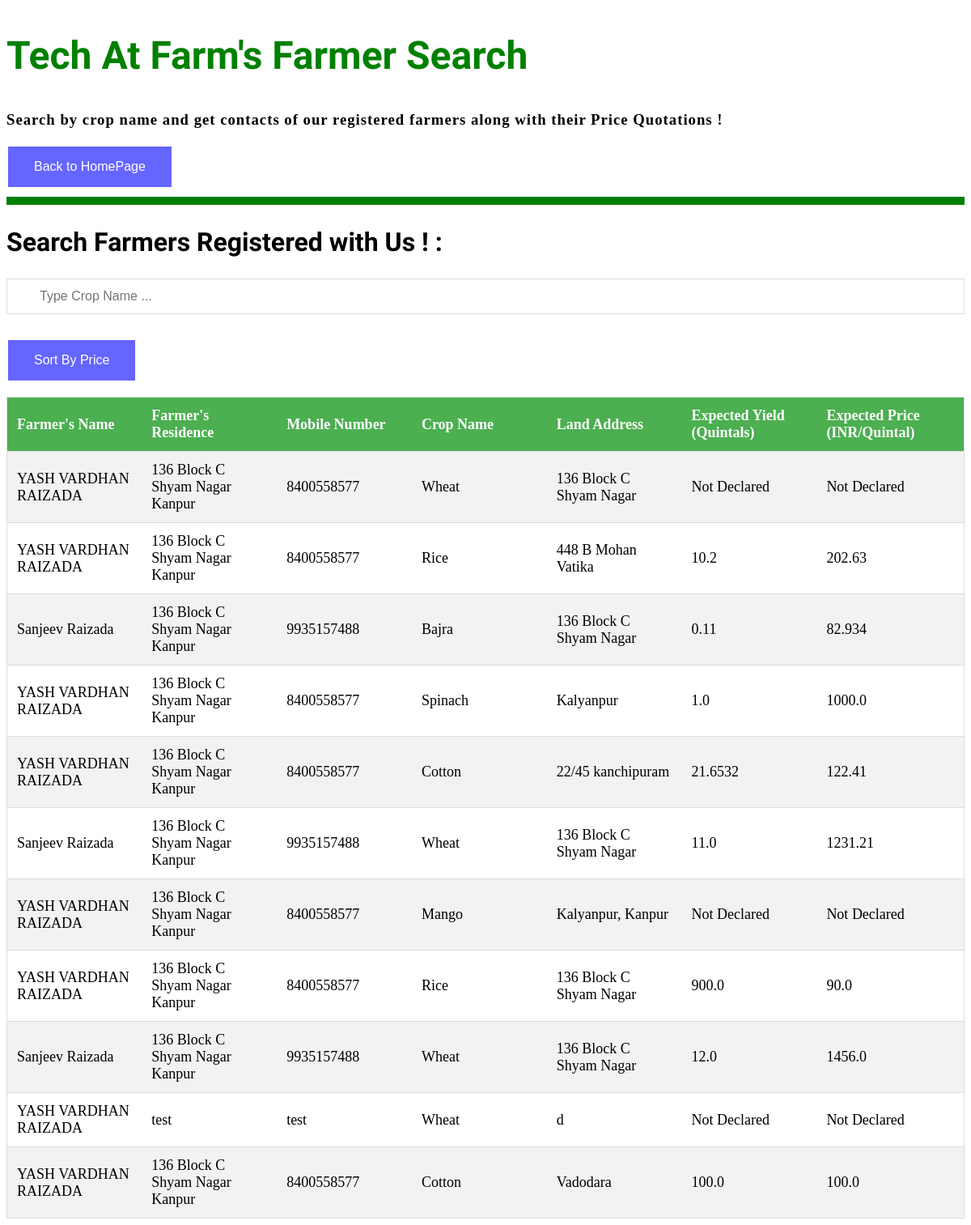
The app's page /dbms/farmerSearch/, older data.
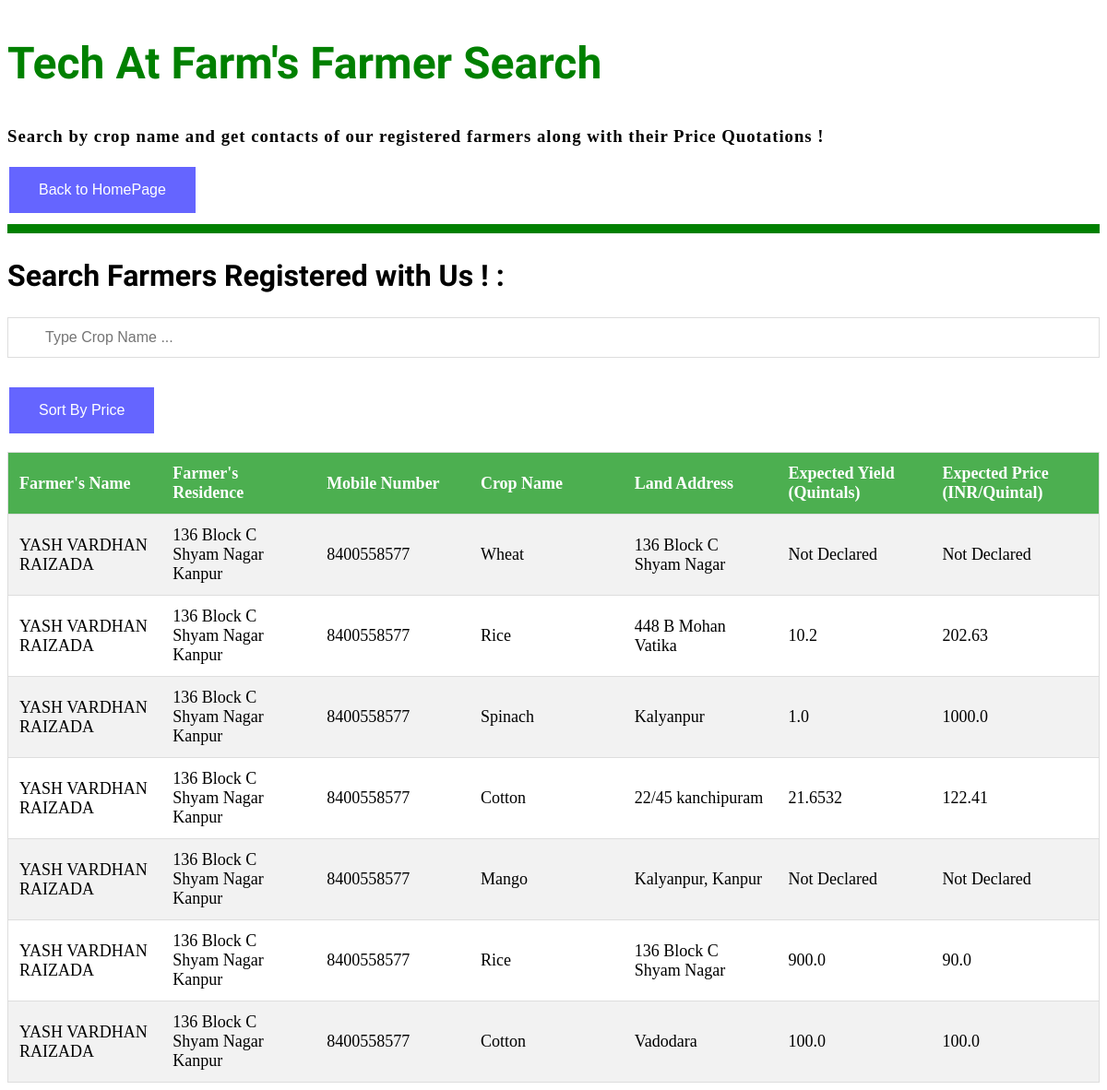
The same page, newer data.
### dbms/models.py (models this page shows, shortened)
class Land(models.Model):
    user_name = models.ForeignKey(Data, on_delete = models.CASCADE)
    land_name = models.CharField(max_length= 20)
    land_address = models.CharField(max_length=100)
    district = models.CharField(max_length = 20, default = 'Kanpur')
    soil_type = models.CharField(max_length = 20)
    crop_grown = models.CharField(max_length = 20)
    moisture_requirement = models.PositiveIntegerField(default=0)
    threshold_moisture = models.PositiveIntegerField(default=0)
    expected_yield = models.FloatField(default = 0.0)
    expected_price = models.FloatField(default = 0.0)
    system_id = models.CharField(max_length = 10, default = 'None')
    system_ip = models.GenericIPAddressField(default="0.0.0.0")
    average_moisture = models.FloatField(default = 0.0)
    last_update = models.DateTimeField(auto_now=False, auto_now_add=False, default='2019-06-17 10:47:00.000000')
    request_status = models.CharField(max_length = 7, choices = (('True','True'), ('False','False'), ('Pending', 'Pending')), default = 'False')

class Data(models.Model):
    user_name = models.CharField(max_length=20, primary_key = True)
    name = models.CharField(max_length=20)
    mobile_number = models.CharField(max_length=10)
    residence = models.CharField(max_length=200)
    aadhar = models.CharField(max_length=12)
    password = models.CharField(max_length=194)

### dbms/views.py (the view)
# urls.py: path('farmerSearch/', views.farmerSearch, name = 'farmerSearch'),
def farmerSearch(request):
    return render(request, 'dbms/searchFarmer.html', {'lands': Land.objects.all()})

### dbms/templates/dbms/searchFarmer.html (shortened to what this page needs)
{% load static %}
<!DOCTYPE html>
<html>
<head>
</head>
<body>
<h2 style="color:green; font-size:3rem; font-family: 'Montserrat Subrayada', sans-serif";>Tech At Farm's Farmer Search </h2>
<h3 style="letter-spacing:1px;">Search by crop name and get contacts of our registered farmers along with their Price Quotations !</h3>
<form action="/dbms/">
    <input type="submit" value="Back to HomePage" class="button">
</form>
<hr style="border:solid 5px; border-color:green;">
<h2 style="font-size:2rem;font-family:'Philosopher', sans-serif;">Search Farmers Registered with Us ! :</h2>
<input type="text" id="myInput" onkeyup="myFunction()" placeholder="Type Crop Name ..." title="Type in a name">
<p><button class="button" onclick="sortTable()">Sort By Price</button></p>
<table id="myTable">
  <tr class="header">
    <th style="width:10%;">Farmer's Name</th>
    <th style="width:10%;">Farmer's Residence</th>
    <th style="width:10%;">Mobile Number</th>
    <th style="width:10%;">Crop Name</th>
    <th style="width:10%;">Land Address</th>
    <th style="width:10%;">Expected Yield (Quintals)</th>
    <th style="width:10%;">Expected Price (INR/Quintal)</th>
  </tr>
  {% for land in lands %}
  <tr>
      <td>{{land.user_name.name}}</td>
      <td>{{land.user_name.residence}}</td>
      <td>{{land.user_name.mobile_number}}</td>
      <td>{{land.crop_grown}}</td>
      <td>{{land.land_address}}</td>
      {% if land.expected_yield == 0.0 %}
      <td>Not Declared</td>
      {% else %}
      <td>{{land.expected_yield}}</td>
      {% endif %}
      {% if land.expected_price == 0.0 %}
      <td>Not Declared</td>
      {% else %}
      <td>{{land.expected_price}}</td>
      {% endif %}
  </tr>
  {% endfor %}
</table>
</body>
</html>

### dbms/templates/dbms/searchFarmer.html (style rules this page uses)
* { box-sizing: border-box; }
#myInput { background-image: url('/css/searchicon.png'); background-position: 10px 10px; background-repeat: no-repeat; width: 100%; font-size: 16px; padding: 12px 20px 12px 40px; border: 1px solid #ddd; margin-bottom: 12px; }
#myTable { border-collapse: collapse; width: 100%; border: 1px solid #ddd; font-size: 18px; }
#myTable th, #myTable td { text-align: left; padding: 12px; }
#myTable tr { border-bottom: 1px solid #ddd; }
#myTable tr.header, #myTable tr:hover { background-color: #f1f1f1; }
.button { background-color: blue; border: none; color: white; padding: 16px 32px; text-align: center; font-size: 16px; margin: 4px 2px; opacity: 0.6; transition: 0.3s; display: inline-block; text-decoration: none; cursor: pointer; }
table { border-collapse: collapse; width: 100%; }
th, td { text-align: left; padding: 8px; }
tr:nth-child(even) { background-color: #f2f2f2 }
th { background-color: #4CAF50; color: white; }

Row changes from the older to the newer data that the page shows:
removed Land: user_name.name "Sanjeev Raizada", user_name.residence "136 Block C Shyam Nagar Kanpur", user_name.mobile_number "9935157488", crop_grown "Bajra", land_address "136 Block C Shyam Nagar", expected_yield "0.11", expected_price "82.934"
removed Land: user_name.name "Sanjeev Raizada", user_name.residence "136 Block C Shyam Nagar Kanpur", user_name.mobile_number "9935157488", crop_grown "Wheat", land_address "136 Block C Shyam Nagar", expected_yield "11.0", expected_price "1231.21"
removed Land: user_name.name "Sanjeev Raizada", user_name.residence "136 Block C Shyam Nagar Kanpur", user_name.mobile_number "9935157488", crop_grown "Wheat", land_address "136 Block C Shyam Nagar", expected_yield "12.0", expected_price "1456.0"
removed Land: user_name.name "YASH VARDHAN RAIZADA", user_name.residence "test", user_name.mobile_number "test", crop_grown "Wheat", land_address "d", expected_yield "Not Declared", expected_price "Not Declared"
